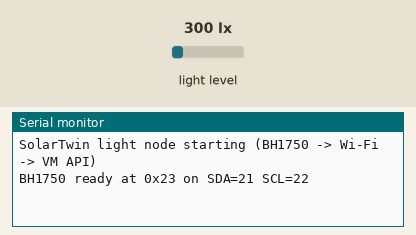
A program run on a simulated ESP32. Shown: the last lines printed to the serial monitor. Wiring (inferred from the names in the program): BH1750 light sensor at I2C address 0x23. Inputs (shaded band) come from the test bench; at power-on: light level 300 lx. WiFi joins after 1.5 s; servers stay silent unless stated; uploads are accepted with an empty reply.

Above: at 1.5 s.
1.6 s: light level set to 40 lx
At 5.9 s:
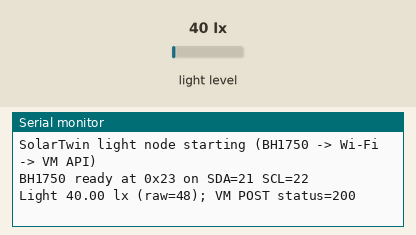
11.9 s: light level set to 500 lx
At 16.0 s:
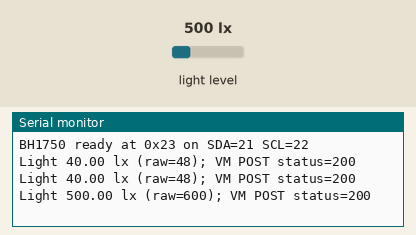

Measured:
- after the input at 1.6 s, the serial monitor: prints a new line after 3.8 s (image 1)
- after the input at 11.9 s, the serial monitor: prints a new line after 3.5 s (image 2)

The program:

main.cpp
```cpp
#include <Arduino.h>
#include <Wire.h>
#include <WiFi.h>
#include <HTTPClient.h>
#include <math.h>
#include "wifi_secrets.h"

static constexpr int SDA_PIN = 21;
static constexpr int SCL_PIN = 22;
static constexpr uint32_t SAMPLE_INTERVAL_MS = 5000;
static constexpr uint32_t WIFI_RETRY_MS = 10000;
static constexpr char API_URL[] = "http://172.16.0.188:8000/api/sensors/data";

static uint8_t sensorAddress = 0;
static uint32_t lastSampleMs = 0;
static uint32_t lastWifiAttemptMs = 0;

static bool probe(uint8_t address) {
  Wire.beginTransmission(address);
  return Wire.endTransmission() == 0;
}

static bool initializeSensor() {
  sensorAddress = probe(0x23) ? 0x23 : (probe(0x5C) ? 0x5C : 0);
  if (!sensorAddress) return false;

  Wire.beginTransmission(sensorAddress);
  Wire.write(0x01);  // power on
  if (Wire.endTransmission() != 0) {
    sensorAddress = 0;
    return false;
  }
  delay(10);
  Wire.beginTransmission(sensorAddress);
  Wire.write(0x07);  // reset data register
  if (Wire.endTransmission() != 0) {
    sensorAddress = 0;
    return false;
  }
  delay(10);
  Serial.printf("BH1750 ready at 0x%02X on SDA=%d SCL=%d\n", sensorAddress, SDA_PIN, SCL_PIN);
  return true;
}

static bool readLux(float &lux, uint16_t &raw) {
  if (sensorAddress == 0 && !initializeSensor()) return false;

  // Request a fresh one-shot, high-resolution conversion.
  Wire.beginTransmission(sensorAddress);
  Wire.write(0x20);
  if (Wire.endTransmission() != 0) return false;
  delay(180);

  const size_t received = Wire.requestFrom(sensorAddress, static_cast<uint8_t>(2));
  if (received < 2 || Wire.available() < 2) {
    while (Wire.available()) Wire.read();
    return false;
  }
  raw = (static_cast<uint16_t>(Wire.read()) << 8) | Wire.read();
  lux = raw / 1.2f;
  return isfinite(lux) && lux >= 0.0f && lux <= 120000.0f;
}

static void maintainWiFi() {
  if (WiFi.status() == WL_CONNECTED) return;
  const uint32_t now = millis();
  if (now - lastWifiAttemptMs < WIFI_RETRY_MS) return;
  lastWifiAttemptMs = now;

  if (WIFI_SSID[0] == '\0' || WIFI_PASSWORD[0] == '\0') {
    Serial.println("Wi-Fi credentials missing; create wifi_secrets.h from the example file");
    return;
  }

  Serial.println("Connecting to configured Wi-Fi...");
  WiFi.mode(WIFI_STA);
  WiFi.setSleep(false);
  WiFi.begin(WIFI_SSID, WIFI_PASSWORD);
}

static void sendReading(float lux, uint16_t raw) {
  if (WiFi.status() != WL_CONNECTED) {
    Serial.printf("Wi-Fi offline; sample held locally only: %.2f lx (raw=%u)\n", lux, raw);
    return;
  }

  WiFiClient client;
  HTTPClient http;
  http.setTimeout(4000);
  if (!http.begin(client, API_URL)) {
    Serial.println("Could not open VM API connection");
    return;
  }
  http.addHeader("Content-Type", "application/json");
  char payload[192];
  snprintf(payload, sizeof(payload),
           "{\"node\":\"light-esp32\",\"light_lux\":%.2f,\"source\":\"real\"}",
           lux);
  const int status = http.POST(reinterpret_cast<uint8_t *>(payload), strlen(payload));
  Serial.printf("Light %.2f lx (raw=%u); VM POST status=%d\n", lux, raw, status);
  http.end();
}

void setup() {
  Serial.begin(9600);
  delay(300);
  Wire.begin(SDA_PIN, SCL_PIN, 100000);
  Serial.println("SolarTwin light node starting (BH1750 -> Wi-Fi -> VM API)");
  initializeSensor();
  WiFi.mode(WIFI_STA);
  WiFi.setSleep(false);
  WiFi.begin(WIFI_SSID, WIFI_PASSWORD);
  lastWifiAttemptMs = millis();
}

void loop() {
  maintainWiFi();
  const uint32_t now = millis();
  if (now - lastSampleMs < SAMPLE_INTERVAL_MS) {
    delay(20);
    return;
  }
  lastSampleMs = now;

  float lux = 0.0f;
  uint16_t raw = 0;
  if (!readLux(lux, raw)) {
    Serial.println("BH1750 measurement failed; checking sensor again next cycle");
    sensorAddress = 0;
    return;
  }
  sendReading(lux, raw);
}
```

wifi_secrets.example.h
```cpp
#pragma once
// Copy this file to wifi_secrets.h and set your 2.4 GHz Wi-Fi credentials.
#define WIFI_SSID ""
#define WIFI_PASSWORD ""
```
